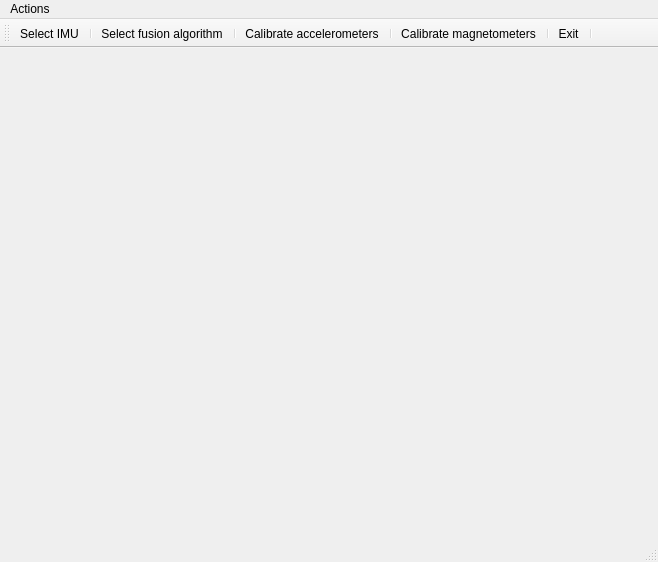
<?xml version="1.0" encoding="UTF-8"?>
<ui version="4.0">
 <class>RTIMULibDemoClass</class>
 <widget class="QMainWindow" name="RTIMULibDemoClass">
  <property name="geometry">
   <rect>
    <x>0</x>
    <y>0</y>
    <width>658</width>
    <height>562</height>
   </rect>
  </property>
  <property name="minimumSize">
   <size>
    <width>0</width>
    <height>0</height>
   </size>
  </property>
  <property name="windowTitle">
   <string>RTIMULibDemo</string>
  </property>
  <widget class="QWidget" name="centralWidget">
   <property name="minimumSize">
    <size>
     <width>400</width>
     <height>300</height>
    </size>
   </property>
  </widget>
  <widget class="QMenuBar" name="menuBar">
   <property name="geometry">
    <rect>
     <x>0</x>
     <y>0</y>
     <width>658</width>
     <height>25</height>
    </rect>
   </property>
   <widget class="QMenu" name="menuActions">
    <property name="title">
     <string>Actions</string>
    </property>
    <addaction name="actionSelectFusionAlgorithm"/>
    <addaction name="actionSelectIMU"/>
    <addaction name="actionCalibrateAccelerometers"/>
    <addaction name="actionCalibrateMagnetometers"/>
    <addaction name="actionExit"/>
   </widget>
   <addaction name="menuActions"/>
  </widget>
  <widget class="QStatusBar" name="statusBar"/>
  <widget class="QToolBar" name="toolBar">
   <property name="windowTitle">
    <string>toolBar</string>
   </property>
   <attribute name="toolBarArea">
    <enum>TopToolBarArea</enum>
   </attribute>
   <attribute name="toolBarBreak">
    <bool>false</bool>
   </attribute>
   <addaction name="actionSelectIMU"/>
   <addaction name="separator"/>
   <addaction name="actionSelectFusionAlgorithm"/>
   <addaction name="separator"/>
   <addaction name="actionCalibrateAccelerometers"/>
   <addaction name="separator"/>
   <addaction name="actionCalibrateMagnetometers"/>
   <addaction name="separator"/>
   <addaction name="actionExit"/>
   <addaction name="separator"/>
  </widget>
  <action name="actionSelectIMU">
   <property name="text">
    <string>Select IMU</string>
   </property>
  </action>
  <action name="actionSelectFusionAlgorithm">
   <property name="text">
    <string>Select fusion algorithm</string>
   </property>
  </action>
  <action name="actionCalibrateMagnetometers">
   <property name="text">
    <string>Calibrate magnetometers</string>
   </property>
  </action>
  <action name="actionCalibrateAccelerometers">
   <property name="text">
    <string>Calibrate accelerometers</string>
   </property>
  </action>
  <action name="actionExit">
   <property name="text">
    <string>Exit</string>
   </property>
  </action>
 </widget>
 <layoutdefault spacing="6" margin="11"/>
 <resources/>
 <connections/>
</ui>
